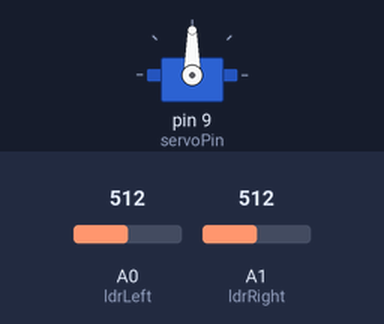
A sketch run on a simulated Arduino Uno, built with avr-gcc and run on an emulated ATmega328P. Shown: servo. Inputs (shaded band) come from the test bench; at power-on: A0 (ldrLeft) = 512, A1 (ldrRight) = 512.

Above: at 1.2 s.
1.3 s: A0 (ldrLeft) set to 531
2.8 s: A0 (ldrLeft) set to 553
At 3.26 s:
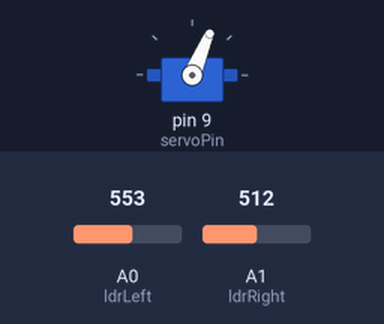
At 5.0 s:
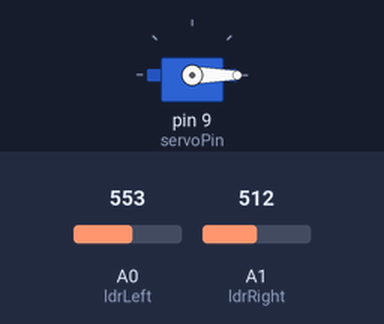
5.8 s: A1 (ldrRight) set to 575
7.3 s: A1 (ldrRight) set to 600
At 11.9 s:
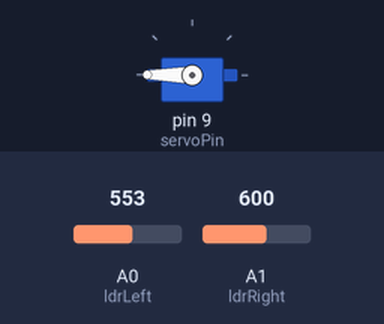
Timing chart, 0 to 13.4 s (numbered marks = the images above; inputs shaded):
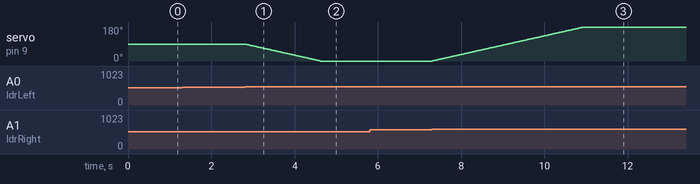

Measured:
- the behaviour switches between 542 and 543 on A0 (ldrLeft) (found by bisection; images 0 and 1)
- the behaviour switches between 583 and 584 on A1 (ldrRight) (found by bisection; images 2 and 3)
- after the input at 1.3 s, every drawn part: stays the same
- after the input at 2.8 s, servo on pin 9 (servoPin): moves from 90° to 0° over 1.8 s, starting at once
- after the input at 5.8 s, every drawn part: stays the same
- after the input at 7.3 s, servo on pin 9 (servoPin): moves from 0° to 180° over 3.6 s, starting at once

The sketch:

SUNFLOWER_CODE1.ino
```cpp
#include <Servo.h>

Servo myservo;

const int ldrLeft = A0;
const int ldrRight = A1;
const int servoPin = 9;

int pos = 90;

void setup()
{
  myservo.attach(servoPin);
  myservo.write(pos);
}

void loop()
{
  int leftValue = analogRead(ldrLeft);
  int rightValue = analogRead(ldrRight);

  int diff = rightValue - leftValue;   // Changed here

  if(diff > 30)
  {
    pos++;
    if(pos > 180) pos = 180;
    myservo.write(pos);
  }
  else if(diff < -30)
  {
    pos--;
    if(pos < 0) pos = 0;
    myservo.write(pos);
  }

  delay(20);
}
 
```
